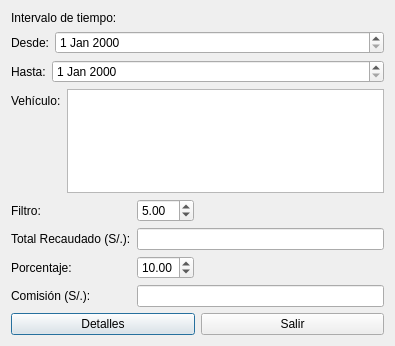
<?xml version="1.0" encoding="UTF-8"?>
<ui version="4.0">
 <class>QReportes</class>
 <widget class="QDialog" name="QReportes">
  <property name="geometry">
   <rect>
    <x>0</x>
    <y>0</y>
    <width>395</width>
    <height>346</height>
   </rect>
  </property>
  <property name="sizePolicy">
   <sizepolicy hsizetype="Fixed" vsizetype="Preferred">
    <horstretch>0</horstretch>
    <verstretch>0</verstretch>
   </sizepolicy>
  </property>
  <property name="windowTitle">
   <string>Dialog</string>
  </property>
  <layout class="QVBoxLayout" name="verticalLayout">
   <item>
    <widget class="QLabel" name="label">
     <property name="sizePolicy">
      <sizepolicy hsizetype="Preferred" vsizetype="Fixed">
       <horstretch>0</horstretch>
       <verstretch>0</verstretch>
      </sizepolicy>
     </property>
     <property name="text">
      <string>Intervalo de tiempo:</string>
     </property>
    </widget>
   </item>
   <item>
    <layout class="QHBoxLayout" name="horizontalLayout_2">
     <item>
      <widget class="QLabel" name="label_5">
       <property name="sizePolicy">
        <sizepolicy hsizetype="Fixed" vsizetype="Preferred">
         <horstretch>0</horstretch>
         <verstretch>0</verstretch>
        </sizepolicy>
       </property>
       <property name="text">
        <string>Desde:</string>
       </property>
      </widget>
     </item>
     <item>
      <widget class="QDateEdit" name="dateFechaIni"/>
     </item>
    </layout>
   </item>
   <item>
    <layout class="QHBoxLayout" name="horizontalLayout_3">
     <item>
      <widget class="QLabel" name="label_6">
       <property name="sizePolicy">
        <sizepolicy hsizetype="Fixed" vsizetype="Preferred">
         <horstretch>0</horstretch>
         <verstretch>0</verstretch>
        </sizepolicy>
       </property>
       <property name="text">
        <string>Hasta:</string>
       </property>
      </widget>
     </item>
     <item>
      <widget class="QDateEdit" name="dateFechaFin"/>
     </item>
    </layout>
   </item>
   <item>
    <layout class="QFormLayout" name="formLayout_2">
     <item row="0" column="0">
      <widget class="QLabel" name="label_7">
       <property name="text">
        <string>Vehículo:</string>
       </property>
      </widget>
     </item>
     <item row="0" column="1">
      <widget class="QListWidget" name="qlistAutos"/>
     </item>
    </layout>
   </item>
   <item>
    <layout class="QFormLayout" name="formLayout">
     <property name="fieldGrowthPolicy">
      <enum>QFormLayout::ExpandingFieldsGrow</enum>
     </property>
     <item row="1" column="0">
      <widget class="QLabel" name="label_2">
       <property name="text">
        <string>Total Recaudado (S/.):</string>
       </property>
      </widget>
     </item>
     <item row="1" column="1">
      <widget class="QLineEdit" name="txtRecaudado">
       <property name="readOnly">
        <bool>true</bool>
       </property>
      </widget>
     </item>
     <item row="2" column="0">
      <widget class="QLabel" name="label_3">
       <property name="text">
        <string>Porcentaje:</string>
       </property>
      </widget>
     </item>
     <item row="2" column="1">
      <widget class="QDoubleSpinBox" name="dsbPorcentaje">
       <property name="value">
        <double>10.000000000000000</double>
       </property>
      </widget>
     </item>
     <item row="3" column="0">
      <widget class="QLabel" name="label_4">
       <property name="text">
        <string>Comisión (S/.):</string>
       </property>
      </widget>
     </item>
     <item row="3" column="1">
      <widget class="QLineEdit" name="txtComision">
       <property name="readOnly">
        <bool>true</bool>
       </property>
      </widget>
     </item>
     <item row="0" column="0">
      <widget class="QLabel" name="label_8">
       <property name="text">
        <string>Filtro:</string>
       </property>
      </widget>
     </item>
     <item row="0" column="1">
      <widget class="QDoubleSpinBox" name="dsbFiltro">
       <property name="whatsThis">
        <string extracomment="Filtra solo los viajes cuyo precio sea mayor que este valor."/>
       </property>
       <property name="singleStep">
        <double>0.500000000000000</double>
       </property>
       <property name="value">
        <double>5.000000000000000</double>
       </property>
      </widget>
     </item>
    </layout>
   </item>
   <item>
    <layout class="QHBoxLayout" name="horizontalLayout">
     <item>
      <widget class="QPushButton" name="cmdDetalles">
       <property name="text">
        <string>Detalles</string>
       </property>
      </widget>
     </item>
     <item>
      <widget class="QPushButton" name="cmdSalir">
       <property name="text">
        <string>Salir</string>
       </property>
      </widget>
     </item>
    </layout>
   </item>
  </layout>
 </widget>
 <resources/>
 <connections/>
</ui>
